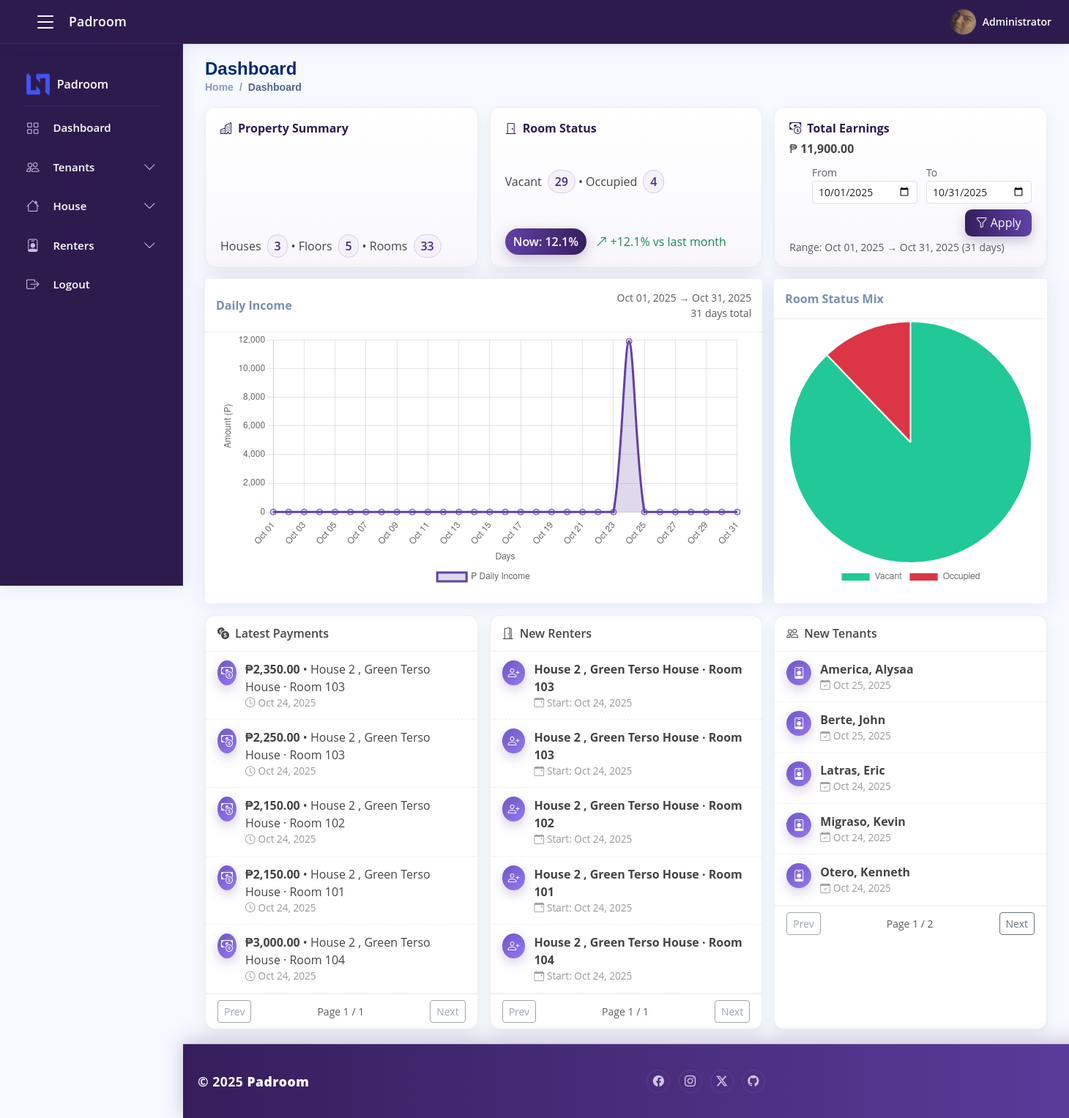
Page /admin/dashboard.php (signed in) on the committed database.
### tables this page shows
CREATE TABLE `tenants` (
  `id` bigint(20) UNSIGNED NOT NULL,
  `first_name` varchar(100) NOT NULL,
  `middle_name` varchar(100) DEFAULT NULL,
  `last_name` varchar(100) NOT NULL,
  `gender` varchar(20) NOT NULL,
  `age` int(11) NOT NULL,
  `civil_status` varchar(50) DEFAULT NULL,
  `contact_no` varchar(50) NOT NULL,
  `emergency_name` varchar(150) DEFAULT NULL,
  `emergency_contact` varchar(50) DEFAULT NULL,
  `address` text DEFAULT NULL,
  `is_archived` tinyint(1) NOT NULL DEFAULT 0,
  `archived_at` datetime DEFAULT NULL,
  `created_at` datetime NOT NULL DEFAULT current_timestamp()
);

### admin/dashboard.php (the view, shortened to what this page needs)
<?php
require_once __DIR__ . '/../inclusions/connection.php';
$BASE = rtrim(dirname($_SERVER['SCRIPT_NAME']), '/');
function has_col(mysqli $c,$t,$col){
  $q="SELECT COUNT(*) FROM INFORMATION_SCHEMA.COLUMNS WHERE TABLE_SCHEMA=DATABASE() AND TABLE_NAME=? AND COLUMN_NAME=?";
  $s=$c->prepare($q); if(!$s) return false;
  $s->bind_param("ss",$t,$col);
  $s->execute(); $s->bind_result($n); $s->fetch(); $s->close();
  return (int)$n>0;
}
function qs(array $overrides=[]): string {
  $params = $_GET;
  foreach($overrides as $k=>$v){ $params[$k]=$v; }
  return '?' . http_build_query($params);
}
$housesHasArchive = has_col($conn,'houses','is_archived');
$archCond = $housesHasArchive ? " AND h.is_archived=0" : "";
$hasFrom = isset($_GET['from']) && preg_match('/^\d{4}-\d{2}-\d{2}$/', $_GET['from']);
$hasTo   = isset($_GET['to'])   && preg_match('/^\d{4}-\d{2}-\d{2}$/', $_GET['to']);
if ($hasFrom) { $fromDate = $_GET['from']; } else { $fromDate = date('Y-m-01'); }
if ($hasTo)   { $toDate   = $_GET['to'];   } else { $toDate   = date('Y-m-t'); }
$fromTs = strtotime($fromDate);
$toTs   = strtotime($toDate);
$days = [];
$cur = $fromTs;
while ($cur <= $toTs) {
  $days[] = date('Y-m-d', $cur);
  $cur = strtotime('+1 day', $cur);
}
$labelsDaily = array_map(fn($d)=>date('M d', strtotime($d)), $days);
$daysDiff = count($days);
$kpi = ['houses'=>0,'floors'=>0,'rooms'=>0,'vacant'=>0,'occupied'=>0];
$q = "SELECT COUNT(*) FROM houses h WHERE 1=1".($housesHasArchive?" AND h.is_archived=0":"");
if($res = $conn->query($q)){ $kpi['houses'] = (int)$res->fetch_row()[0]; $res->close(); }
$q = "SELECT COUNT(*) FROM floors f JOIN houses h ON h.id=f.house_id WHERE 1=1".$archCond;
if($res = $conn->query($q)){ $kpi['floors'] = (int)$res->fetch_row()[0]; $res->close(); }
$q = "SELECT r.status, COUNT(*)
      FROM rooms r
      JOIN floors f ON f.id=r.floor_id
      JOIN houses h ON h.id=f.house_id
      WHERE 1=1".$archCond."
      GROUP BY r.status";
if($res=$conn->query($q)){
  while($rw=$res->fetch_row()){
    $kpi['rooms'] += (int)$rw[1];
    if($rw[0]==='vacant')   $kpi['vacant']   = (int)$rw[1];
    if($rw[0]==='occupied') $kpi['occupied'] = (int)$rw[1];
  }
}
$totalRooms = max(1,$kpi['rooms']);
$todayStr = date('Y-m-d');
$prevStr  = date('Y-m-d', strtotime('-1 month'));
$sqlOcc = "
  SELECT COUNT(DISTINCT r.id)
  FROM rooms r
  JOIN floors f ON f.id=r.floor_id
  JOIN houses h ON h.id=f.house_id
  LEFT JOIN renters ren
    ON ren.room_id=r.id
   AND ren.status='active'
   AND ren.start_date<=?
   AND ren.due_date>=?
  WHERE 1=1".$archCond."
    AND ren.id IS NOT NULL";
$occNow=$occPrev=0;
if($st=$conn->prepare($sqlOcc)){ $st->bind_param("ss",$todayStr,$todayStr); $st->execute(); $st->bind_result($occNow); $st->fetch(); $st->close(); }
if($st=$conn->prepare($sqlOcc)){ $st->bind_param("ss",$prevStr,$prevStr);   $st->execute(); $st->bind_result($occPrev); $st->fetch(); $st->close(); }
$occPctNow  = round(100.0*$occNow/$totalRooms,1);
$occPctPrev = round(100.0*$occPrev/$totalRooms,1);
$occDelta   = $occPctNow - $occPctPrev;
$incomeMap = array_fill_keys($days, 0.0);
$sqlInc = "SELECT DATE(payment_date) d, SUM(amount) amt
           FROM payments
           WHERE payment_date BETWEEN ? AND ?
           GROUP BY d";
if($stmt=$conn->prepare($sqlInc)){
  $stmt->bind_param("ss",$fromDate,$toDate);
  $stmt->execute(); $res=$stmt->get_result();
  while($r=$res->fetch_assoc()){
    if(isset($incomeMap[$r['d']])) $incomeMap[$r['d']] = (float)$r['amt'];
  }
}
$dailyIncome = array_values($incomeMap);
$totalIncome = array_sum($dailyIncome);
$pieLabels = ['Vacant','Occupied'];
$pieVals   = [$kpi['vacant'], $kpi['occupied']];
$pp = 5;
$p_pay = max(1,(int)($_GET['p_pay'] ?? 1));
$p_rent= max(1,(int)($_GET['p_rent']?? 1));
$p_ten = max(1,(int)($_GET['p_ten'] ?? 1));
$total_pay=0;
if($res=$conn->query("SELECT COUNT(*) FROM payments")){ $total_pay=(int)$res->fetch_row()[0]; $res->close(); }
$pay_pages = max(1,(int)ceil($total_pay/$pp));
$pay_rows=[];
$sql="SELECT p.amount, p.payment_date, rm.room_label, h.name house_name
      FROM payments p
      JOIN renters r ON r.id=p.renter_id
      JOIN rooms rm  ON rm.id=r.room_id
      JOIN floors f  ON f.id=rm.floor_id
      JOIN houses h  ON h.id=f.house_id
      ORDER BY p.payment_date DESC, p.id DESC
      LIMIT ?,?";
if($st=$conn->prepare($sql)){
  $off = ($p_pay-1)*$pp;
  $st->bind_param("ii",$off,$pp);
  $st->execute();
  $res=$st->get_result();
  while($row=$res->fetch_assoc()) $pay_rows[]=$row;
}
$total_rent=0;
if($res=$conn->query("SELECT COUNT(*) FROM renters")){ $total_rent=(int)$res->fetch_row()[0]; $res->close(); }
$rent_pages=max(1,(int)ceil($total_rent/$pp));
$rent_rows=[];
$sql="SELECT r.start_date, rm.room_label, h.name house_name
      FROM renters r
      JOIN rooms rm ON rm.id=r.room_id
      JOIN floors f ON f.id=rm.floor_id
      JOIN houses h ON h.id=f.house_id
      ORDER BY r.start_date DESC, r.id DESC
      LIMIT ?,?";
if($st=$conn->prepare($sql)){
  $off = ($p_rent-1)*$pp;
  $st->bind_param("ii",$off,$pp);
  $st->execute();
  $res=$st->get_result();
  while($row=$res->fetch_assoc()) $rent_rows[]=$row;
}
$total_ten=0;
if($res=$conn->query("SELECT COUNT(*) FROM tenants")){ $total_ten=(int)$res->fetch_row()[0]; $res->close(); }
$ten_pages=max(1,(int)ceil($total_ten/$pp));
$ten_rows=[];
$sql="SELECT CONCAT(last_name,', ',first_name) name, created_at
      FROM tenants
      ORDER BY created_at DESC, id DESC
      LIMIT ?,?";
if($st=$conn->prepare($sql)){
  $off = ($p_ten-1)*$pp;
  $st->bind_param("ii",$off,$pp);
  $st->execute();
  $res=$st->get_result();
  while($row=$res->fetch_assoc()) $ten_rows[]=$row;
}
?>
<!DOCTYPE html>
<html lang="en">
<head>
  <link href="<?= $BASE ?>/../assets/vendor/bootstrap/css/bootstrap.min.css" rel="stylesheet">
  <link href="<?= $BASE ?>/../assets/vendor/bootstrap-icons/bootstrap-icons.css" rel="stylesheet">
  <link href="<?= $BASE ?>/../assets/css/style.css" rel="stylesheet">
</head>
<body class="d-flex flex-column min-vh-100">
  <?php include __DIR__ . '/../admin/topbar.php'; ?>
  <?php include __DIR__ . '/../admin/sidebar.php'; ?>
  <main id="main" class="main flex-grow-1">
    <div class="pagetitle mb-3">
      <h1 class="h4">Dashboard</h1>
      <nav><ol class="breadcrumb"><li class="breadcrumb-item"><a href="#">Home</a></li><li class="breadcrumb-item active">Dashboard</li></ol></nav>
    </div>
    <div class="row g-3 mb-3 kpi-row">
      <div class="col-lg-4">
        <div class="kcard">
          <div class="title mb-1"><i class="bi bi-buildings me-2"></i>Property Summary</div>
          <div>Houses <span class="badge-soft ms-1"><?= $kpi['houses'] ?></span> • Floors <span class="badge-soft ms-1"><?= $kpi['floors'] ?></span> • Rooms <span class="badge-soft ms-1"><?= $kpi['rooms'] ?></span></div>
        </div>
      </div>
      <div class="col-lg-4">
        <div class="kcard">
          <div class="title mb-1"><i class="bi bi-door-closed me-2"></i>Room Status</div>
          <div>Vacant <span class="badge-soft ms-1"><?= $kpi['vacant'] ?></span> • Occupied <span class="badge-soft ms-1"><?= $kpi['occupied'] ?></span></div>
          <?php
            $trendIcon = $occDelta > 0 ? 'bi-arrow-up-right' : ($occDelta < 0 ? 'bi-arrow-down-right' : 'bi-dash-lg');
            $trendClass= $occDelta > 0 ? 'text-success' : ($occDelta < 0 ? 'text-danger' : 'text-muted');
            $deltaTxt  = ($occDelta>0?'+':'').number_format($occDelta,1).'%';
          ?>
          <div class="mt-2">
            <span class="pill">Now: <?= $occPctNow ?>%</span>
            <span class="ms-2 <?= $trendClass ?>"><i class="bi <?= $trendIcon ?>"></i> <?= $deltaTxt ?> vs last month</span>
          </div>
        </div>
      </div>
      <div class="col-lg-4">
        <div class="kcard">
          <div class="d-flex justify-content-between align-items-start flex-wrap gap-2">
            <div>
              <div class="title mb-1"><i class="bi bi-cash-coin me-2"></i>Total Earnings</div>
              <div>₱ <b><?= number_format($totalIncome,2) ?></b></div>
            </div>
            <form method="get" class="range-form">
              <div>
                <label class="small text-muted">From</label>
                <input type="date" name="from" class="form-control form-control-sm" value="<?= htmlspecialchars($fromDate) ?>">
              </div>
              <div>
                <label class="small text-muted">To</label>
                <input type="date" name="to" class="form-control form-control-sm" value="<?= htmlspecialchars($toDate) ?>">
              </div>
              <button class="range-apply"><i class="bi bi-funnel me-1"></i>Apply</button>
            </form>
          </div>
          <div class="small mt-1 text-muted">
            Range: <?= date('M d, Y',$fromTs) ?> → <?= date('M d, Y',$toTs) ?> (<?= $daysDiff ?> days)
          </div>
        </div>
      </div>
    </div>
    <div class="row g-3 mb-3">
      <div class="col-lg-8">
        <div class="card h-100">
          <div class="card-header d-flex justify-content-between align-items-center flex-wrap">
            <strong>Daily Income</strong>
            <div class="text-muted small d-flex flex-column text-end">
              <span><?= date('M d, Y',$fromTs) ?> → <?= date('M d, Y',$toTs) ?></span>
              <span><?= $daysDiff ?> days total</span>
            </div>
          </div>
          <div class="card-body chart-card"><canvas id="chIncomeCol"></canvas></div>
        </div>
      </div>
      <div class="col-lg-4">
        <div class="card h-100">
          <div class="card-header"><strong>Room Status Mix</strong></div>
          <div class="card-body chart-card"><canvas id="chPie"></canvas></div>
        </div>
      </div>
    </div>
    <div class="row g-3">
      <div class="col-lg-4">
        <div class="feed h-100">
          <div class="feed-header"><i class="bi bi-currency-exchange me-2"></i>Latest Payments</div>
          <?php if (empty($pay_rows)): ?>
            <div class="p-3 text-muted">No payments yet.</div>
          <?php else: foreach($pay_rows as $i=>$r): ?>
            <div class="feed-item">
              <div class="feed-icon"><i class="bi bi-cash-coin"></i></div>
              <div>
                <div><b>₱<?= number_format((float)$r['amount'],2) ?></b> • <?= htmlspecialchars($r['house_name'].' · '.$r['room_label']) ?></div>
                <div class="feed-time"><i class="bi bi-clock me-1"></i><?= date('M d, Y', strtotime($r['payment_date'])) ?></div>
              </div>
            </div>
          <?php endforeach; endif; ?>
          <div class="feed-footer">
            <a class="btn btn-sm btn-outline-secondary <?= $p_pay<=1?'disabled':'' ?>" href="<?= $p_pay<=1?'#':qs(['p_pay'=>$p_pay-1]) ?>">Prev</a>
            <span class="small text-muted">Page <?= $p_pay ?> / <?= $pay_pages ?></span>
            <a class="btn btn-sm btn-outline-secondary <?= $p_pay>=$pay_pages?'disabled':'' ?>" href="<?= $p_pay>=$pay_pages?'#':qs(['p_pay'=>$p_pay+1]) ?>">Next</a>
          </div>
        </div>
      </div>
      <div class="col-lg-4">
        <div class="feed h-100">
          <div class="feed-header"><i class="bi bi-door-open me-2"></i>New Renters</div>
          <?php if (empty($rent_rows)): ?>
            <div class="p-3 text-muted">No renters yet.</div>
          <?php else: foreach($rent_rows as $r): ?>
            <div class="feed-item">
              <div class="feed-icon"><i class="bi bi-person-plus"></i></div>
              <div>
                <div><b><?= htmlspecialchars($r['house_name'].' · '.$r['room_label']) ?></b></div>
                <div class="feed-time"><i class="bi bi-calendar-event me-1"></i>Start: <?= date('M d, Y', strtotime($r['start_date'])) ?></div>
              </div>
            </div>
          <?php endforeach; endif; ?>
          <div class="feed-footer">
            <a class="btn btn-sm btn-outline-secondary <?= $p_rent<=1?'disabled':'' ?>" href="<?= $p_rent<=1?'#':qs(['p_rent'=>$p_rent-1]) ?>">Prev</a>
            <span class="small text-muted">Page <?= $p_rent ?> / <?= $rent_pages ?></span>
            <a class="btn btn-sm btn-outline-secondary <?= $p_rent>=$rent_pages?'disabled':'' ?>" href="<?= $p_rent>=$rent_pages?'#':qs(['p_rent'=>$p_rent+1]) ?>">Next</a>
          </div>
        </div>
      </div>
      <div class="col-lg-4">
        <div class="feed h-100">
          <div class="feed-header"><i class="bi bi-people me-2"></i>New Tenants</div>
          <?php if (empty($ten_rows)): ?>
            <div class="p-3 text-muted">No tenants yet.</div>
          <?php else: foreach($ten_rows as $r): ?>
            <div class="feed-item">
              <div class="feed-icon"><i class="bi bi-person-badge"></i></div>
              <div>
                <div><b><?= htmlspecialchars($r['name']) ?></b></div>
                <div class="feed-time"><i class="bi bi-calendar-check me-1"></i><?= date('M d, Y', strtotime($r['created_at'])) ?></div>
              </div>
            </div>
          <?php endforeach; endif; ?>
          <div class="feed-footer">
            <a class="btn btn-sm btn-outline-secondary <?= $p_ten<=1?'disabled':'' ?>" href="<?= $p_ten<=1?'#':qs(['p_ten'=>$p_ten-1]) ?>">Prev</a>
            <span class="small text-muted">Page <?= $p_ten ?> / <?= $ten_pages ?></span>
            <a class="btn btn-sm btn-outline-secondary <?= $p_ten>=$ten_pages?'disabled':'' ?>" href="<?= $p_ten>=$ten_pages?'#':qs(['p_ten'=>$p_ten+1]) ?>">Next</a>
          </div>
        </div>
      </div>
    </div>
  </main>
  <?php include __DIR__ . '/../admin/footer.php'; ?>
  <script>
    const c1='#6141A6', c3='#20c997', c4='#dc3545';
    const labels  = <?= json_encode($labelsDaily) ?>;
    const income  = <?= json_encode($dailyIncome) ?>;
    const pieL    = <?= json_encode($pieLabels) ?>;
    const pieV    = <?= json_encode($pieVals) ?>;
    // Daily Income Line Chart
    new Chart(document.getElementById('chIncomeCol'), {
      type:'line',
      data:{
        labels,
        datasets:[{
          label:'₱ Daily Income',
          data: income,
          borderColor:c1,
          backgroundColor:'rgba(97,65,166,0.2)',
          tension:0.3,
          fill:true,
          pointRadius:4
        }]
      },
      options:{
        maintainAspectRatio:false,
        plugins:{ legend:{ position:'bottom' } },
        scales:{
          y:{ beginAtZero:true, title:{ display:true, text:'Amount (₱)' } },
          x:{ title:{ display:true, text:'Days' } }
        }
      }
    });
    // Pie Chart
    new Chart(document.getElementById('chPie'), {
      type:'pie',
      data:{ labels: pieL, datasets:[{ data: pieV, backgroundColor:[c3,c4] }] },
      options:{ maintainAspectRatio:false, plugins:{ legend:{ position:'bottom' } } }
    });
  </script>
</body>
</html>

### rows in the picture
tenants: name "America, Alysaa", created_at "Oct 25, 2025"
tenants: name "Berte, John", created_at "Oct 25, 2025"
tenants: name "Latras, Eric", created_at "Oct 24, 2025"
tenants: name "Migraso, Kevin", created_at "Oct 24, 2025"
tenants: name "Otero, Kenneth", created_at "Oct 24, 2025"

### other values in the picture
$displayName "Administrator"
$kpi['houses'] "3"
$kpi['floors'] "5"
$kpi['rooms'] "33"
$kpi['vacant'] "29"
$kpi['occupied'] "4"
$occPctNow "12.1"
$deltaTxt "+12.1%"
$totalIncome "11,900.00"
date('M d, Y',$fromTs) "Oct 01, 2025"
date('M d, Y',$toTs) "Oct 31, 2025"
$daysDiff "31"
$r['amount'] "2,350.00"
$r['house_name'].' · '.$r['room_label'] "House 2 , Green Terso House · Room 103"
date('M d, Y', strtotime($r['payment_date'])) "Oct 24, 2025"
